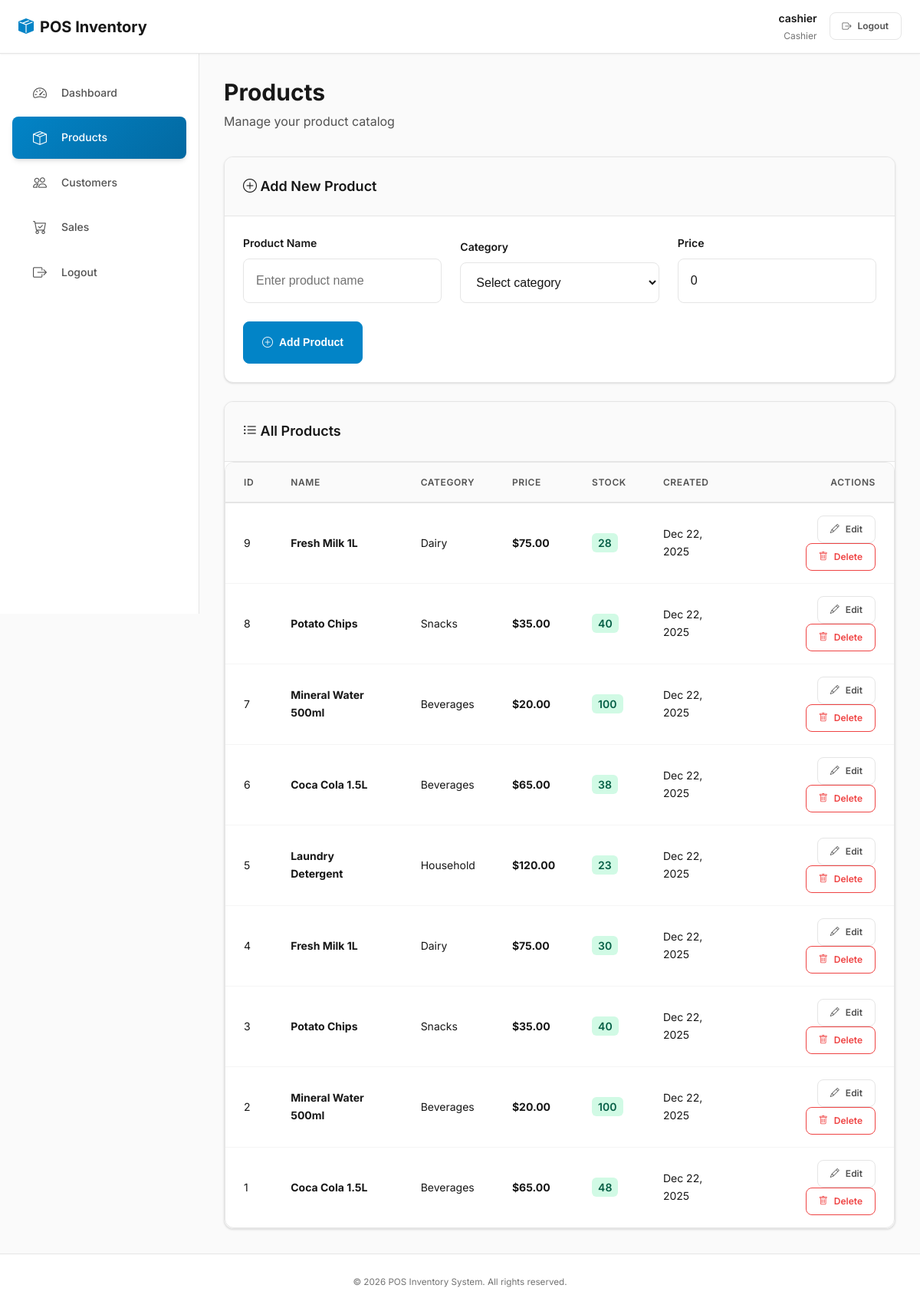
The app's page /index.php?page=products (signed in) with its own data.
### tables this page shows
CREATE TABLE `products` (
  `product_id` int(11) NOT NULL,
  `category_id` int(11) NOT NULL,
  `product_name` varchar(150) NOT NULL,
  `price` decimal(10,2) NOT NULL,
  `stock` int(11) DEFAULT 0,
  `created_at` timestamp NOT NULL DEFAULT current_timestamp()
);

CREATE TABLE `categories` (
  `category_id` int(11) NOT NULL,
  `category_name` varchar(100) NOT NULL,
  `created_at` timestamp NOT NULL DEFAULT current_timestamp()
);

### functions.php (called while the page is built, shortened)
<?php
function sanitize($value)
{
    return htmlspecialchars(trim((string)$value), ENT_QUOTES, 'UTF-8');
}

### modules/products.php (the view, shortened to what this page needs)
<?php
$editItem = null;
$products = $conn->query('
    SELECT p.*, c.category_name
    FROM products p
    JOIN categories c ON c.category_id = p.category_id
    ORDER BY p.product_id DESC
')->fetch_all(MYSQLI_ASSOC);
?>
<main>
    <div class="page-header">
        <h1 class="page-title">Products</h1>
        <p class="page-subtitle">Manage your product catalog</p>
    </div>
    <div class="card mb-4">
        <div class="card-header">
            <i class="bi bi-plus-circle"></i> <?php echo $editItem ? 'Edit Product' : 'Add New Product'; ?>
        </div>
        <div class="card-body">
            <form method="post" style="display: grid; grid-template-columns: repeat(auto-fit, minmax(250px, 1fr)); gap: var(--spacing-lg); align-items: flex-end;">
                <div class="form-group" style="margin-bottom: 0;">
                    <label class="form-label">Product Name</label>
                    <input class="form-control" type="text" name="product_name" required value="<?php echo sanitize($editItem['product_name'] ?? ''); ?>" placeholder="Enter product name">
                </div>
                <div class="form-group" style="margin-bottom: 0;">
                    <label class="form-label">Category</label>
                    <select class="form-select" name="category_id" required>
                        <option value="">Select category</option>
                    </select>
                </div>
                <div class="form-group" style="margin-bottom: 0;">
                    <label class="form-label">Price</label>
                    <input class="form-control" type="number" step="0.01" name="price" required value="<?php echo $editItem['price'] ?? '0'; ?>" placeholder="0.00">
                </div>
                <div class="form-group" style="display: flex; gap: var(--spacing-md); align-items: flex-end; margin-bottom: 0;">
                    <button class="btn btn-primary" type="submit">
                        <i class="bi bi-<?php echo $editItem ? 'check-circle' : 'plus-circle'; ?>"></i>
                        <?php echo $editItem ? 'Update Product' : 'Add Product'; ?>
                    </button>
                </div>
            </form>
        </div>
    </div>
    <div class="card">
        <div class="card-header">
            <i class="bi bi-list-ul"></i> All Products
        </div>
        <div class="card-body" style="padding: 0;">
            <div class="table-container">
                <table class="table table-hover align-middle">
                    <thead>
                        <tr>
                            <th>ID</th>
                            <th>Name</th>
                            <th>Category</th>
                            <th>Price</th>
                            <th>Stock</th>
                            <th>Created</th>
                            <th class="text-end">Actions</th>
                        </tr>
                    </thead>
                    <tbody>
                        <?php if (empty($products)): ?>
                            <tr>
                                <td colspan="7" class="text-center text-muted" style="padding: var(--spacing-2xl);">
                                    <i class="bi bi-inbox" style="font-size: var(--font-size-3xl); display: block; margin-bottom: var(--spacing-md); opacity: 0.5;"></i>
                                    No products found. Add your first product above.
                                </td>
                            </tr>
                        <?php else: ?>
                            <?php foreach ($products as $p): ?>
                                <tr>
                                    <td><?php echo $p['product_id']; ?></td>
                                    <td><strong><?php echo sanitize($p['product_name']); ?></strong></td>
                                    <td><?php echo sanitize($p['category_name']); ?></td>
                                    <td><strong>$<?php echo number_format($p['price'], 2); ?></strong></td>
                                    <td>
                                        <span style="padding: 4px 8px; border-radius: var(--radius-sm); background: <?php echo $p['stock'] > 10 ? 'var(--success-light)' : 'var(--warning-light)'; ?>; color: <?php echo $p['stock'] > 10 ? '#065f46' : '#92400e'; ?>; font-weight: 600;">
                                            <?php echo $p['stock']; ?>
                                        </span>
                                    </td>
                                    <td><?php echo date('M d, Y', strtotime($p['created_at'])); ?></td>
                                    <td class="text-end">
                                        <a class="btn btn-sm btn-outline-secondary" href="index.php?page=products&edit=<?php echo $p['product_id']; ?>">
                                            <i class="bi bi-pencil"></i> Edit
                                        </a>
                                        <a class="btn btn-sm btn-outline-danger" href="index.php?page=products&delete=<?php echo $p['product_id']; ?>" onclick="return confirm('Are you sure you want to delete this product?');">
                                            <i class="bi bi-trash"></i> Delete
                                        </a>
                                    </td>
                                </tr>
                            <?php endforeach; ?>
                        <?php endif; ?>
                    </tbody>
                </table>
            </div>
        </div>
    </div>
</main>

### records on screen
products: product_id "9", product_name "Fresh Milk 1L", category.category_name "Dairy", price "75.00", stock "28", created_at "Dec 22, 2025"
products: product_id "8", product_name "Potato Chips", category.category_name "Snacks", price "35.00", stock "40", created_at "Dec 22, 2025"
products: product_id "7", product_name "Mineral Water 500ml", category.category_name "Beverages", price "20.00", stock "100", created_at "Dec 22, 2025"
products: product_id "6", product_name "Coca Cola 1.5L", category.category_name "Beverages", price "65.00", stock "38", created_at "Dec 22, 2025"
products: product_id "5", product_name "Laundry Detergent", category.category_name "Household", price "120.00", stock "23", created_at "Dec 22, 2025"
products: product_id "4", product_name "Fresh Milk 1L", category.category_name "Dairy", price "75.00", stock "30", created_at "Dec 22, 2025"
products: product_id "3", product_name "Potato Chips", category.category_name "Snacks", price "35.00", stock "40", created_at "Dec 22, 2025"
products: product_id "2", product_name "Mineral Water 500ml", category.category_name "Beverages", price "20.00", stock "100", created_at "Dec 22, 2025"
products: product_id "1", product_name "Coca Cola 1.5L", category.category_name "Beverages", price "65.00", stock "48", created_at "Dec 22, 2025"

### other values on screen
current_user()['username'] "cashier"
current_user()['role'] "Cashier"
$meta['label'] "Dashboard"
$meta['label'] "Products"
$meta['label'] "Customers"
$meta['label'] "Sales"
